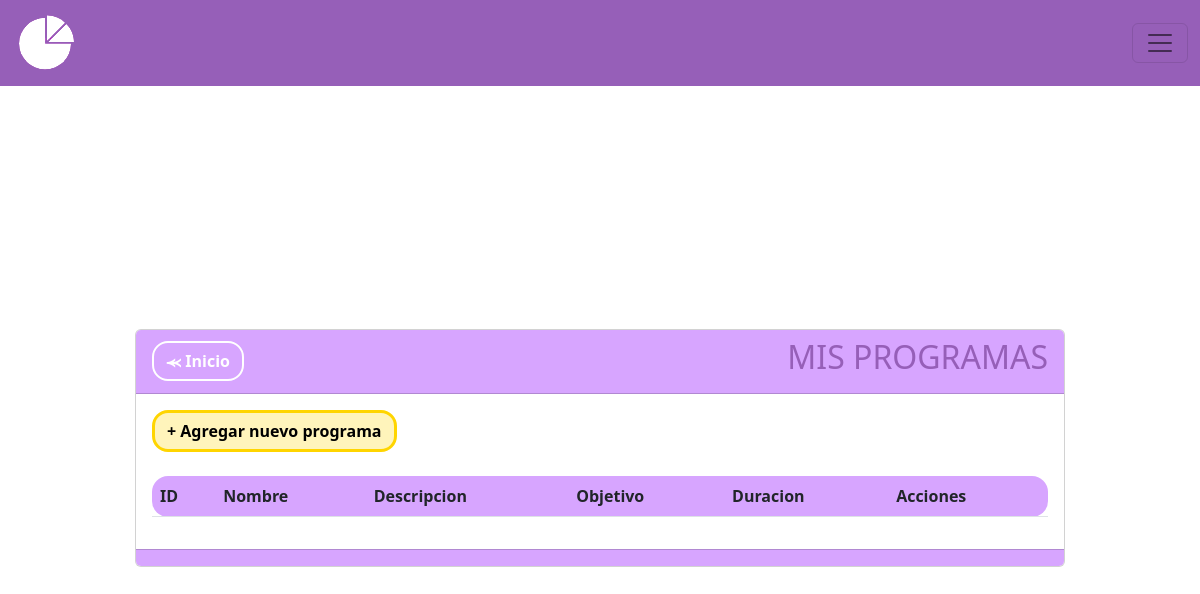
The app's page /programas, older data.
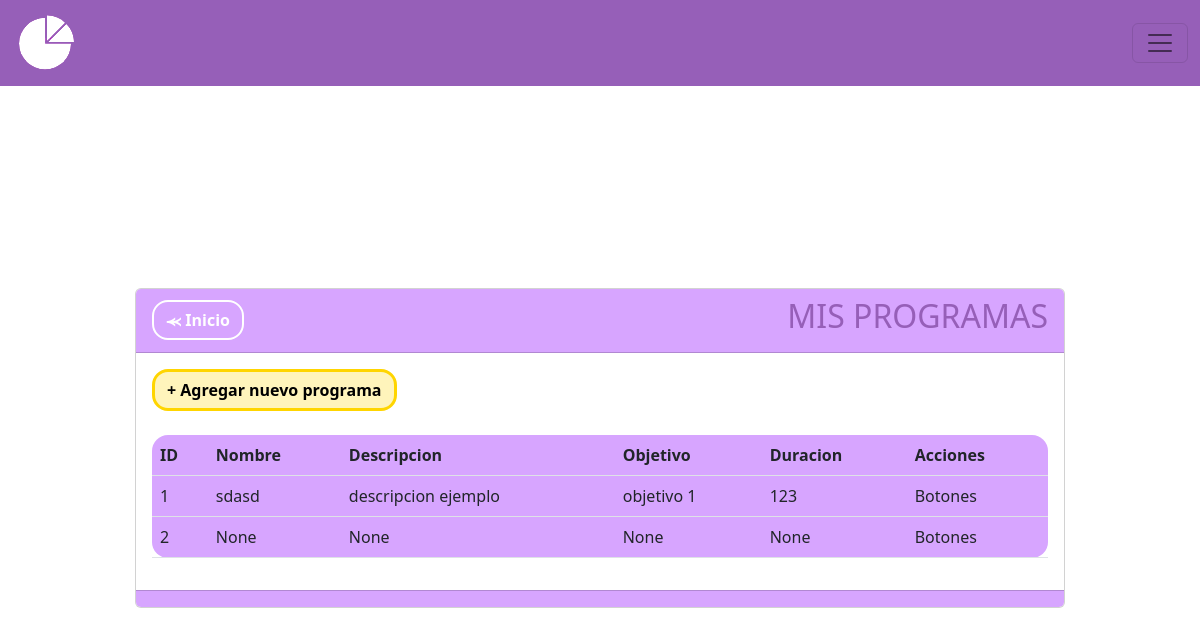
The same page, newer data.
### MIReApp/models.py (models this page shows, shortened)
class Programa(models.Model):
    id = models.AutoField(primary_key=True)
    nombre = models.CharField(max_length=50)
    descripcion = models.CharField(max_length=50)
    objetivo = models.CharField(max_length=20)
    duracion = models.CharField(max_length=20)

### MIReApp/views.py (the view)
# urls.py: path('programas',views.programas, name='programas'),
def programas(request):
    programs = Programa.objects.all()
    return render(request, 'programas/index.html', {'programas': programs})

### MIReApp/templates/programas/index.html (shortened to what this page needs)
{% extends "base.html" %}
{% block contenido %}
<br>
<br>
<br>
<center>
    <link rel="stylesheet" href="https://cdnjs.cloudflare.com/ajax/libs/font-awesome/6.4.2/css/all.min.css">
    <div class="col-md-10 card" style="text-align: left;">
        <div class="card-header" style="background-color: #D7A5FF;">
            <div style="display: flex; justify-content: space-between; align-items: center;">
                <span>
                    <a href="{% url 'inicio' %}" class="btn btn-secondary rounded-4 fw-bold" style="background-color: transparent; color:white;border-color: white;border-width: 2px;">⪻ Inicio</a>
                </span>
                <span>
                    <h2>MIS PROGRAMAS</h2>
                </span>
            </div>
        </div>
        <div class="card-body">
            <a name="" id="" class="btn fw-bold rounded-4" href="{% url 'crear_programa' %}" style="background-color: #fff4bb;color: #000000;border-color: #ffd500;border-width: 3px;">+ Agregar nuevo programa</a>
            <br>
            <br>
            <div class="table-responsive">
                <table class="table rounded-4" style="background-color: #D7A5FF;">
                    <thead>
                        <tr>
                            <th scope="col">ID</th>
                            <th scope="col">Nombre</th>
                            <th scope="col">Descripcion</th>
                            <th scope="col">Objetivo</th>
                            <th scope="col">Duracion</th>
                            <th scope="col">Acciones</th>
                        </tr>
                    </thead>
                    <tbody>
                        {% for prog in programas %}
                        <tr class="">
                            <td scope="row">{{ prog.id }}</td>
                            <td>{{ prog.nombre }}</td>
                            <td>{{ prog.descripcion }}</td>
                            <td>{{ prog.objetivo }}</td>
                            <td>{{ prog.duracion }}</td>
                            <td>
                                Botones
                            </td>
                        </tr>
                        {% endfor %}
                    </tbody>
                </table>
            </div>
        </div>
        <div class="card-footer text-muted" style="background-color: #D7A5FF;">
        </div>
    </div>
</center>
{% endblock %}

Row changes from the older to the newer data that the page shows:
added Programa: id "1", nombre "sdasd", descripcion "descripcion ejemplo", objetivo "objetivo 1", duracion "123"
added Programa: id "2", nombre "None", descripcion "None", objetivo "None", duracion "None"
